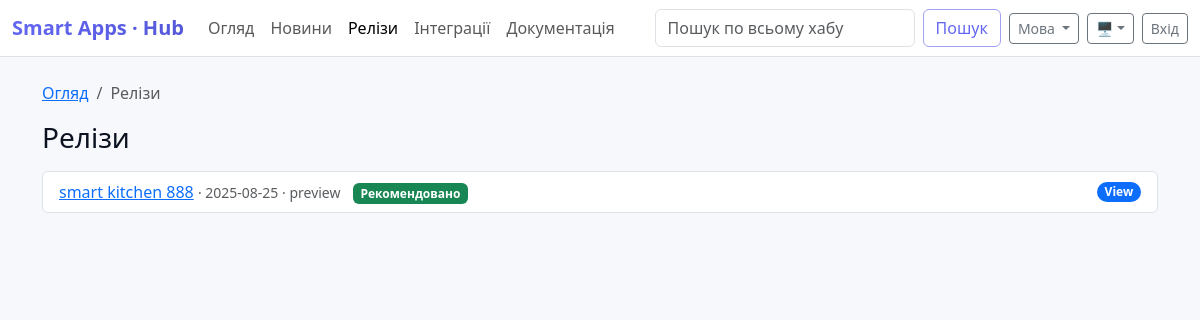
The page /releases.php on the database its author committed.
### tables this page shows
CREATE TABLE syrve_releases (
        id INTEGER PRIMARY KEY AUTOINCREMENT,
        name TEXT NOT NULL,
        slug TEXT NOT NULL UNIQUE,
        released_at TEXT NOT NULL,
        channel TEXT NOT NULL DEFAULT 'stable',
        is_recommended INTEGER NOT NULL DEFAULT 0,
        is_lt INTEGER NOT NULL DEFAULT 0
    , notes_html TEXT NOT NULL DEFAULT '');

### helpers.php (called while the page is built, shortened)
<?php
require_once __DIR__.'/db.php';
if (!function_exists('__')) {
    function __($key): string {
        $d = $GLOBALS['I18N'] ?? [];
        return (string)($d[$key] ?? $key);
    }
}
function e($s){ return htmlspecialchars((string)($s ?? ''), ENT_QUOTES, 'UTF-8'); }
function db_all($sql, $params = []){
    $st = db()->prepare($sql);
    $st->execute($params);
    return $st->fetchAll(PDO::FETCH_ASSOC);
}

### db.php (called while the page is built, shortened)
<?php
function db(): PDO {
    static $pdo = null;
    if ($pdo === null) {
        $dataDir = __DIR__ . '/data';
        $pdo = new PDO('sqlite:' . $dataDir . '/app.db');
        $pdo->setAttribute(PDO::ATTR_ERRMODE, PDO::ERRMODE_EXCEPTION);
        $pdo->exec('PRAGMA foreign_keys = ON;');
        $pdo->exec('PRAGMA journal_mode = WAL;');
        $pdo->exec('PRAGMA synchronous = NORMAL;');
        $pdo->exec('PRAGMA busy_timeout = 5000;');
        migrate($pdo);
    }
    return $pdo;
}
function col_exists(PDO $pdo, string $table, string $col): bool {
    $st = $pdo->query("PRAGMA table_info($table)");
    foreach ($st->fetchAll(PDO::FETCH_ASSOC) as $r) {
        if (strcasecmp((string)$r['name'], $col) === 0) return true;
    }
    return false;
}
function add_col_if_missing(PDO $pdo, string $table, string $col, string $typeSql): void {
    if (!col_exists($pdo, $table, $col)) {
        $pdo->exec("ALTER TABLE $table ADD COLUMN $col $typeSql");
    }
}
function migrate(PDO $pdo): void {
    $pdo->exec("
        CREATE TABLE IF NOT EXISTS news(
            id INTEGER PRIMARY KEY AUTOINCREMENT,
            title      TEXT NOT NULL,
            body_md    TEXT NOT NULL DEFAULT '',
            body_html  TEXT NOT NULL DEFAULT '',
            tags       TEXT DEFAULT '',
            created_at TEXT NOT NULL,
            author     TEXT DEFAULT ''
        );
    ");
    $pdo->exec("
        CREATE TABLE IF NOT EXISTS docs(
            id INTEGER PRIMARY KEY AUTOINCREMENT,
            title          TEXT NOT NULL,
            description_md TEXT NOT NULL,
            link           TEXT DEFAULT '',
            file_path      TEXT DEFAULT '',
            tags           TEXT DEFAULT '',
            updated_at     TEXT NOT NULL
        );
    ");
    $pdo->exec("
        CREATE TABLE IF NOT EXISTS plugins(
            id        INTEGER PRIMARY KEY AUTOINCREMENT,
            slug      TEXT NOT NULL UNIQUE,
            name      TEXT NOT NULL,
            description TEXT NOT NULL,
            repo_url  TEXT DEFAULT '',
            homepage  TEXT DEFAULT '',
            is_active INTEGER NOT NULL DEFAULT 1,
            category  TEXT NOT NULL DEFAULT ''
        );
    ");
    $pdo->exec("
        CREATE TABLE IF NOT EXISTS plugin_versions(
            id          INTEGER PRIMARY KEY AUTOINCREMENT,
            plugin_id   INTEGER NOT NULL REFERENCES plugins(id) ON DELETE CASCADE,
            version     TEXT NOT NULL,
            channel     TEXT NOT NULL,
            min_syrve   TEXT NOT NULL,
            released_at TEXT NOT NULL,
            file_path   TEXT DEFAULT '',
            checksum    TEXT DEFAULT '',
            changelog_md TEXT DEFAULT ''
        );
    ");
    $pdo->exec("
        CREATE TABLE IF NOT EXISTS syrve_releases(
            id             INTEGER PRIMARY KEY AUTOINCREMENT,
            name           TEXT NOT NULL,
            slug           TEXT NOT NULL UNIQUE,
            released_at    TEXT NOT NULL,
            channel        TEXT NOT NULL,
            is_recommended INTEGER NOT NULL DEFAULT 0,
            is_lt          INTEGER NOT NULL DEFAULT 0,
            notes_html     TEXT NOT NULL DEFAULT ''
        );
    ");
    $pdo->exec("
        CREATE TABLE IF NOT EXISTS users(
            id INTEGER PRIMARY KEY AUTOINCREMENT,
            username     TEXT NOT NULL UNIQUE,
            password_hash TEXT NOT NULL,
            role         TEXT NOT NULL DEFAULT 'editor',
            is_active    INTEGER NOT NULL DEFAULT 1,
            created_at   TEXT NOT NULL
        );
    ");
    add_col_if_missing($pdo, 'news', 'body_html', "TEXT NOT NULL DEFAULT ''");
    add_col_if_missing($pdo, 'syrve_releases', 'notes_html', "TEXT NOT NULL DEFAULT ''");
    add_col_if_missing($pdo, 'plugins', 'category', "TEXT NOT NULL DEFAULT ''");
    $pdo->exec("
        CREATE TABLE IF NOT EXISTS plugin_files(
            id INTEGER PRIMARY KEY AUTOINCREMENT,
            plugin_version_id INTEGER NOT NULL REFERENCES plugin_versions(id) ON DELETE CASCADE,
            label      TEXT NOT NULL DEFAULT '',
            file_path  TEXT NOT NULL,
            checksum   TEXT NOT NULL DEFAULT '',
            ext        TEXT NOT NULL DEFAULT '',
            size_bytes INTEGER NOT NULL DEFAULT 0
        );
    ");
    add_col_if_missing($pdo, 'plugin_files', 'ext', "TEXT NOT NULL DEFAULT ''");
    add_col_if_missing($pdo, 'plugin_files', 'size_bytes', "INTEGER NOT NULL DEFAULT 0");
    $u = __DIR__ . '/uploads';
    $pdo->exec("
        CREATE VIRTUAL TABLE IF NOT EXISTS search_all USING fts5(
            type,              -- 'news' | 'doc' | 'plugin'
            rid UNINDEXED,     -- id строки в своей таблице
            title,
            body,
            tags,
            tokenize='unicode61'
        );
    ");
    $pdo->exec("
        CREATE TRIGGER IF NOT EXISTS trg_news_ai AFTER INSERT ON news BEGIN
          INSERT INTO search_all(type,rid,title,body,tags)
          VALUES('news', NEW.id, NEW.title, COALESCE(NULLIF(NEW.body_html,''), NEW.body_md), COALESCE(NEW.tags,''));
        END;
    ");
    $pdo->exec("
        CREATE TRIGGER IF NOT EXISTS trg_news_au AFTER UPDATE ON news BEGIN
          DELETE FROM search_all WHERE type='news' AND rid=OLD.id;
          INSERT INTO search_all(type,rid,title,body,tags)
          VALUES('news', NEW.id, NEW.title, COALESCE(NULLIF(NEW.body_html,''), NEW.body_md), COALESCE(NEW.tags,''));
        END;
    ");
    $pdo->exec("
        CREATE TRIGGER IF NOT EXISTS trg_news_ad AFTER DELETE ON news BEGIN
          DELETE FROM search_all WHERE type='news' AND rid=OLD.id;
        END;
    ");
    $pdo->exec("
        CREATE TRIGGER IF NOT EXISTS trg_docs_ai AFTER INSERT ON docs BEGIN
          INSERT INTO search_all(type,rid,title,body,tags)
          VALUES('doc', NEW.id, NEW.title, NEW.description_md, COALESCE(NEW.tags,''));
        END;
    ");
    $pdo->exec("
        CREATE TRIGGER IF NOT EXISTS trg_docs_au AFTER UPDATE ON docs BEGIN
          DELETE FROM search_all WHERE type='doc' AND rid=OLD.id;
          INSERT INTO search_all(type,rid,title,body,tags)
          VALUES('doc', NEW.id, NEW.title, NEW.description_md, COALESCE(NEW.tags,''));
        END;
    ");
    $pdo->exec("
        CREATE TRIGGER IF NOT EXISTS trg_docs_ad AFTER DELETE ON docs BEGIN
          DELETE FROM search_all WHERE type='doc' AND rid=OLD.id;
        END;
    ");
    $pdo->exec("
        CREATE TRIGGER IF NOT EXISTS trg_plugins_ai AFTER INSERT ON plugins BEGIN
          INSERT INTO search_all(type,rid,title,body,tags)
          VALUES('plugin', NEW.id, NEW.name, NEW.description, COALESCE(NEW.category,''));
        END;
    ");
    $pdo->exec("
        CREATE TRIGGER IF NOT EXISTS trg_plugins_au AFTER UPDATE ON plugins BEGIN
          DELETE FROM search_all WHERE type='plugin' AND rid=OLD.id;
          INSERT INTO search_all(type,rid,title,body,tags)
          VALUES('plugin', NEW.id, NEW.name, NEW.description, COALESCE(NEW.category,''));
        END;
    ");
    $pdo->exec("
        CREATE TRIGGER IF NOT EXISTS trg_plugins_ad AFTER DELETE ON plugins BEGIN
          DELETE FROM search_all WHERE type='plugin' AND rid=OLD.id;
        END;
    ");
    try {
        $cnt = (int)$pdo->query("SELECT COUNT(*) FROM search_all")->fetchColumn();
    } catch (Throwable $e) {
        $cnt = 0;
    }
}

### releases.php (the view, shortened to what this page needs)
<?php
require_once __DIR__.'/helpers.php';
include __DIR__.'/partials_header.php';
$rel = db_all("SELECT * FROM syrve_releases ORDER BY datetime(released_at) DESC");
?>
<nav aria-label="breadcrumb" class="mb-3">
    <ol class="breadcrumb">
        <li class="breadcrumb-item"><a href="index.php"><?=__('Overview')?></a></li>
        <li class="breadcrumb-item active"><?=__('Releases')?></li>
    </ol>
</nav>
<h3 class="mb-3"><?=__('Releases')?></h3>
<ul class="list-group">
    <?php foreach($rel as $r): ?>
        <li class="list-group-item d-flex justify-content-between align-items-center">
            <div>
                <a href="release_view.php?slug=<?=urlencode($r['slug'])?>"><?=e($r['name'])?></a>
                <span class="small text-muted"> · <?=e($r['released_at'])?> · <?=e($r['channel'])?></span>
                <?php if($r['is_recommended']): ?><span class="badge text-bg-success ms-2"><?=__('Recommended')?></span><?php endif; ?>
            </div>
            <span class="badge bg-primary rounded-pill"><?=__('View')?></span>
        </li>
    <?php endforeach; if(empty($rel)) echo '<li class="list-group-item">'.__('No releases yet').'</li>'; ?>
</ul>
<?php include __DIR__.'/partials_footer.php'; ?>

### assets/style.css (style rules this page uses)
:root { --sa-bg: #f7f8fb; --sa-card: #ffffff; --sa-card-2: color-mix(in srgb, var(--sa-card) 92%, #fff); --sa-border: #e9edf3; --sa-ink: #0b1220; --sa-muted: #687385; --sa-brand-50: #eef2ff; --sa-brand-100: #e0e7ff; --sa-brand-200: #c7d2fe; --sa-brand-300: #a5b4fc; --sa-brand-400: #818cf8; --sa-brand-500: #6366f1; --sa-brand-600: #5458d9; --sa-accent: #22c55e; --sa-info: #3b82f6; --sa-warn: #f59e0b; --sa-danger: #ef4444; --sa-radius: 14px; --sa-shadow-sm: 0 6px 18px rgba(12,16,26,.07); --sa-shadow: 0 14px 34px rgba(12,16,26,.10); --sa-time-1: .14s; --sa-time-2: .24s; --sa-time-3: .38s; --sa-ease: cubic-bezier(.2,.55,.18,.99); color-scheme: light dark; }
body { background:var(--sa-bg); color:var(--sa-ink); }
.btn, .chip, .list-group-item, .file-chip { transition: transform var(--sa-time-1) var(--sa-ease), box-shadow var(--sa-time-2) var(--sa-ease), background-color var(--sa-time-2) var(--sa-ease); }
:where(a,button,.form-control,.form-select):focus { box-shadow:0 0 0 .2rem color-mix(in srgb, var(--sa-brand-500) 28%, transparent) !important; border-color: color-mix(in srgb, var(--sa-brand-500) 55%, var(--sa-border)) !important; }
* { scrollbar-width: thin; scrollbar-color: color-mix(in srgb, var(--sa-muted) 35%, transparent) transparent; }

### rows shown on the page
syrve_releases: name "smart kitchen 888", released_at "2025-08-25", channel "preview"

### other values the page prints
__('Overview') "Огляд"
__('News') "Новини"
__('Releases') "Релізи"
__('Plugins') "Інтеграції"
__('Docs') "Документація"
__('Search') "Пошук"
__('Language') "Мова"
__('Login') "Вхід"
